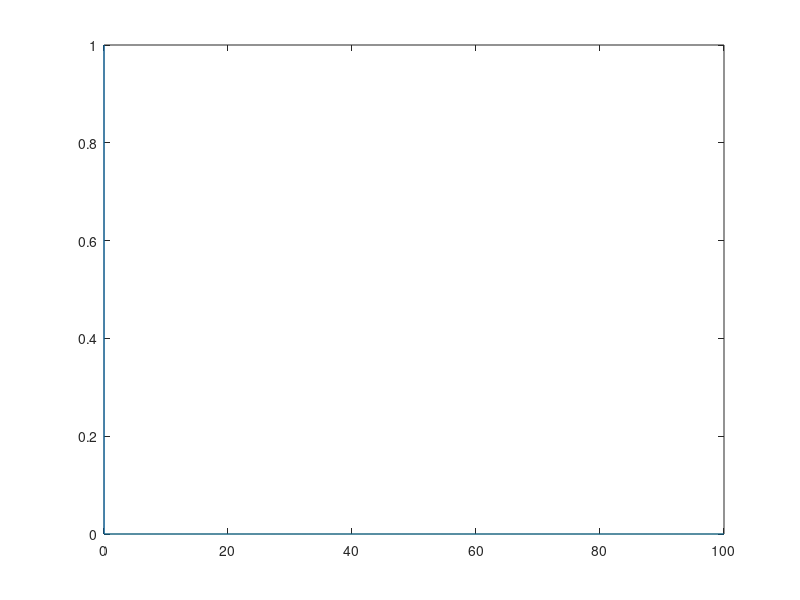

The MATLAB source for this figure:
clc; clear; close all

r = 3; % r parameter for chaotic regime
t = 0 : 0.01 : 100;
x(1)= 1; % initial value
for i=1 :length(t)-1
   x(i+1) = r*x(i)*(1 - x(i));
end
plot(t, x)